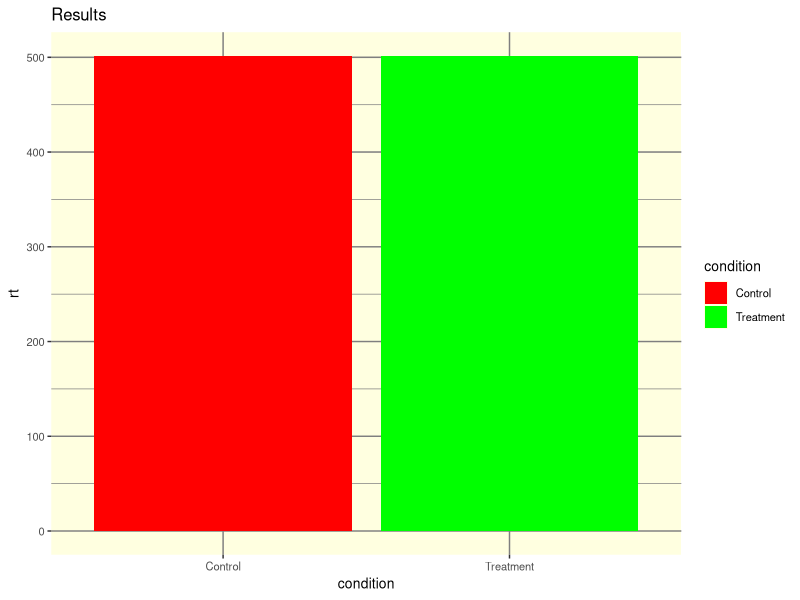
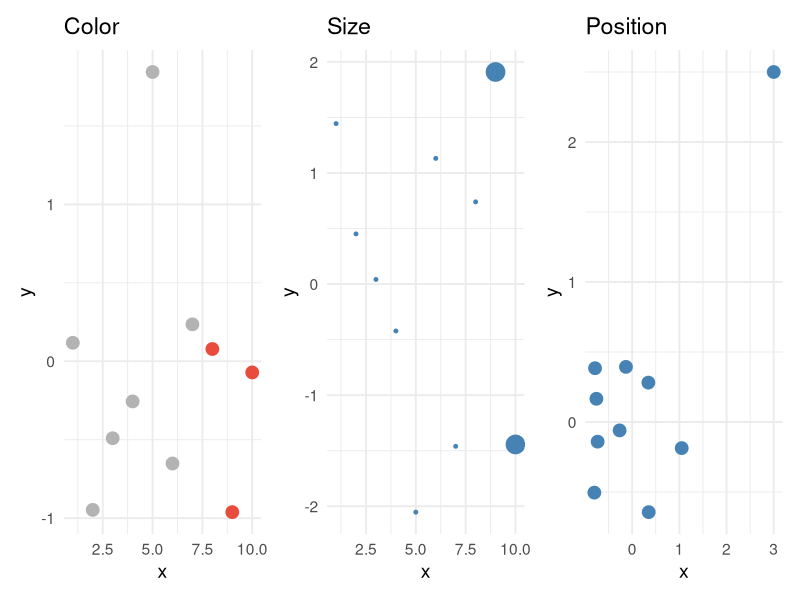
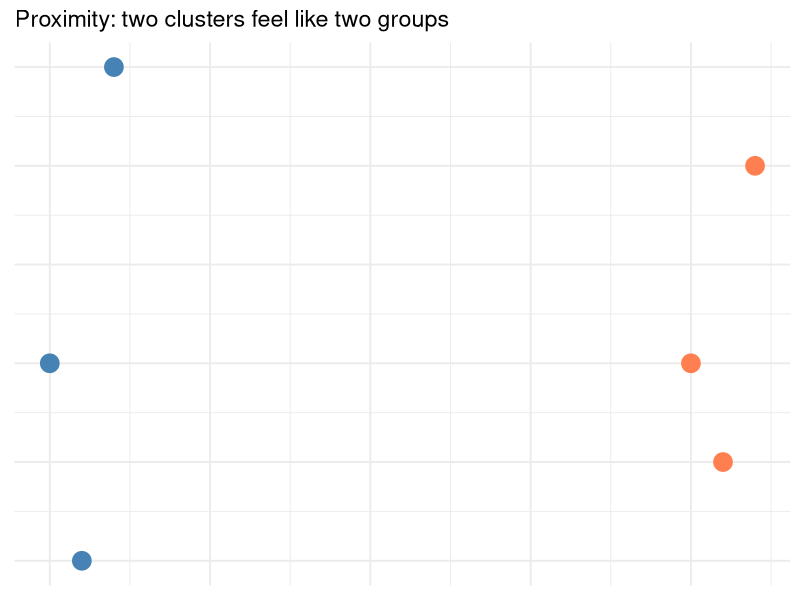
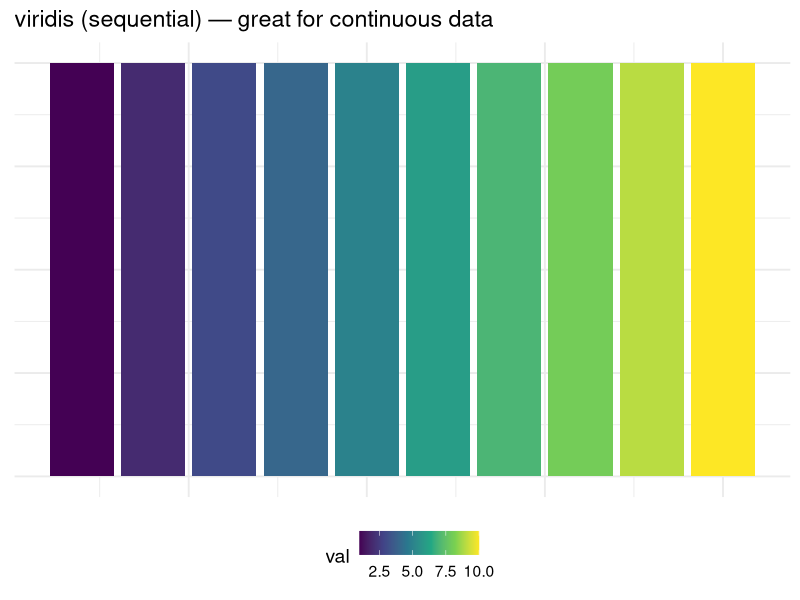
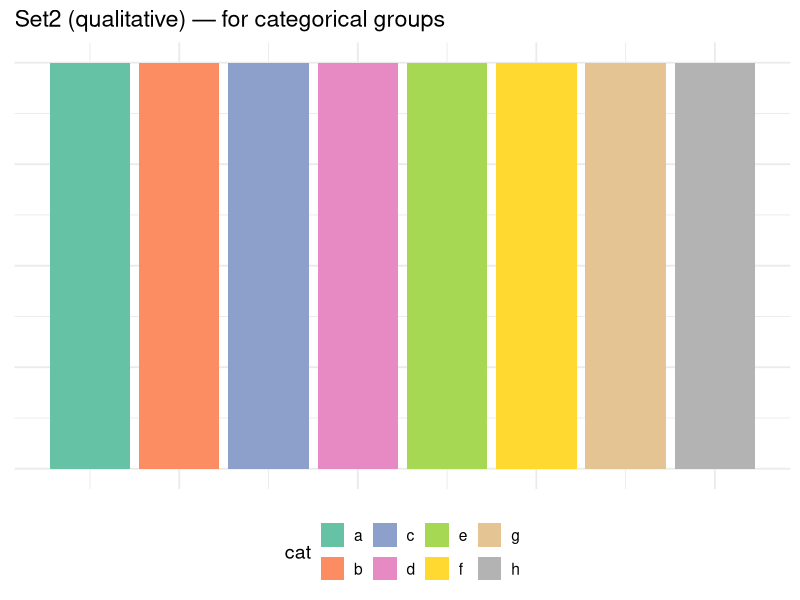
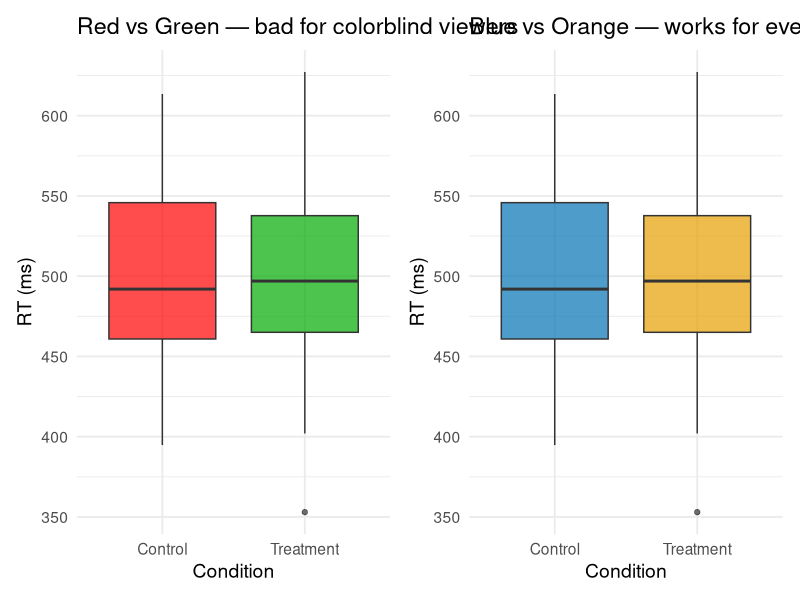
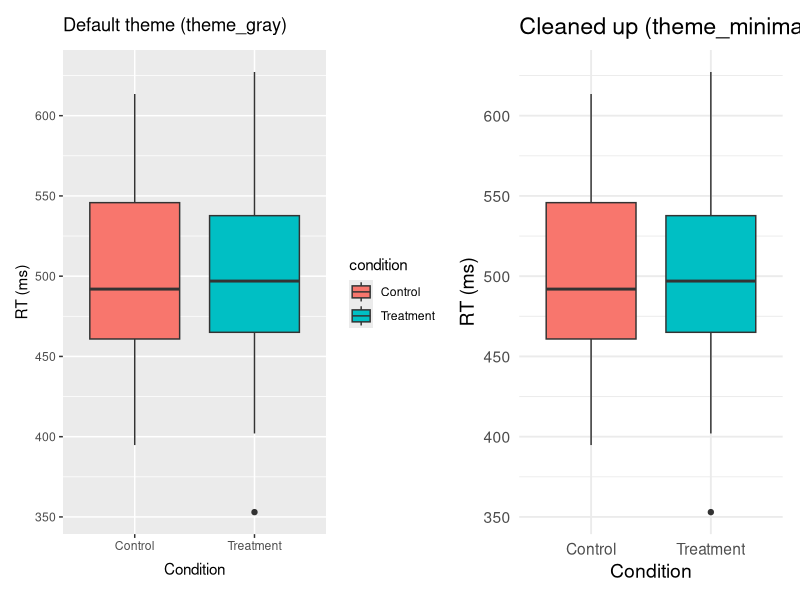
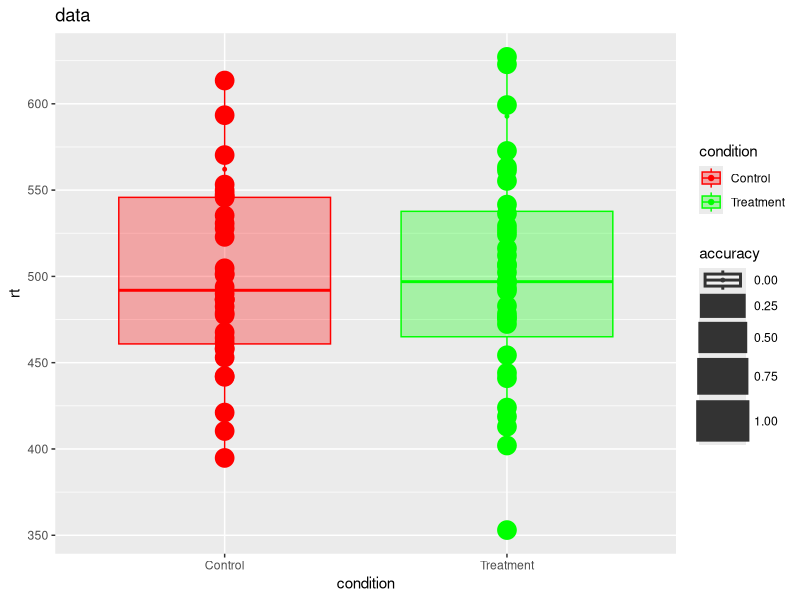

R code for these plots, in order:
## ---- chunk 1
#| include: false
library(tidyverse)
library(patchwork)

# Reuse the reaction time dataset
set.seed(123)
reaction_data <- tibble(
  participant = rep(1:40, each = 2),
  condition = rep(c("Control", "Treatment"), 40),
  rt = c(rnorm(40, mean = 520, sd = 60), rnorm(40, mean = 480, sd = 55)),
  accuracy = c(rbinom(40, 1, 0.82), rbinom(40, 1, 0.88)),
  age_group = rep(c("Young", "Young", "Older", "Older"), 20)
) |>
  mutate(rt = round(rt, 1))
## ---- chunk 2
#| echo: false
#| fig-width: 8
#| fig-height: 4
ggplot(reaction_data, aes(x = condition, y = rt, fill = condition)) +
  geom_bar(stat = "summary", fun = mean) +
  scale_fill_manual(values = c("Control" = "red", "Treatment" = "green")) +
  labs(title = "Results", y = "rt", x = "condition") +
  theme(
    panel.background = element_rect(fill = "lightyellow"),
    panel.grid = element_line(color = "grey50"),
    text = element_text(size = 10)
  )
## ---- chunk 3
#| echo: false
#| fig-width: 12
#| fig-height: 4

# Color draws attention
p1 <- tibble(x = 1:10, y = rnorm(10), highlight = c(rep("other", 7), rep("target", 3))) |>
  ggplot(aes(x, y, color = highlight)) +
  geom_point(size = 4) +
  scale_color_manual(values = c("other" = "gray70", "target" = "#e74c3c"), guide = "none") +
  labs(title = "Color") + theme_minimal(base_size = 14)

# Size draws attention
p2 <- tibble(x = 1:10, y = rnorm(10), sz = c(rep(3, 8), 8, 8)) |>
  ggplot(aes(x, y, size = sz)) +
  geom_point(color = "steelblue") +
  scale_size(guide = "none") +
  labs(title = "Size") + theme_minimal(base_size = 14)

# Position draws attention
p3 <- tibble(x = c(rnorm(9, 0, 0.5), 3), y = c(rnorm(9, 0, 0.5), 2.5)) |>
  ggplot(aes(x, y)) +
  geom_point(size = 4, color = "steelblue") +
  labs(title = "Position") + theme_minimal(base_size = 14)

p1 + p2 + p3
## ---- chunk 4
#| echo: false
#| fig-width: 8
#| fig-height: 4
# Proximity example
tibble(
  x = c(1, 1.2, 1.1, 3, 3.2, 3.1),
  y = c(1, 1.3, 0.8, 1, 1.2, 0.9),
  group = c("A","A","A","B","B","B")
) |>
  ggplot(aes(x, y, color = group)) +
  geom_point(size = 6) +
  scale_color_manual(values = c("A" = "steelblue", "B" = "coral")) +
  labs(title = "Proximity: two clusters feel like two groups") +
  theme_minimal(base_size = 14) +
  theme(legend.position = "none", axis.text = element_blank(), axis.title = element_blank())
## ---- chunk 5
#| echo: false
#| fig-width: 10
#| fig-height: 4
tibble(x = 1:10, y = rep(1, 10), val = 1:10) |>
  ggplot(aes(x, y, fill = val)) +
  geom_tile(width = 0.9) +
  scale_fill_viridis_c() +
  labs(title = "viridis (sequential) — great for continuous data") +
  theme_minimal(base_size = 14) +
  theme(axis.text = element_blank(), axis.title = element_blank(), legend.position = "bottom")
## ---- chunk 6
#| echo: false
#| fig-width: 10
#| fig-height: 4
tibble(x = 1:8, y = rep(1, 8), cat = letters[1:8]) |>
  ggplot(aes(x, y, fill = cat)) +
  geom_tile(width = 0.9) +
  scale_fill_brewer(palette = "Set2") +
  labs(title = "Set2 (qualitative) — for categorical groups") +
  theme_minimal(base_size = 14) +
  theme(axis.text = element_blank(), axis.title = element_blank(), legend.position = "bottom")
## ---- chunk 7
#| echo: false
#| fig-width: 12
#| fig-height: 5

p1 <- reaction_data |>
  ggplot(aes(x = condition, y = rt, fill = condition)) +
  geom_boxplot(alpha = 0.7) +
  scale_fill_manual(values = c("Control" = "#ff0000", "Treatment" = "#00aa00")) +
  labs(title = "Red vs Green — bad for colorblind viewers", x = "Condition", y = "RT (ms)") +
  theme_minimal(base_size = 14) +
  theme(legend.position = "none")

p2 <- reaction_data |>
  ggplot(aes(x = condition, y = rt, fill = condition)) +
  geom_boxplot(alpha = 0.7) +
  scale_fill_manual(values = c("Control" = "#0072B2", "Treatment" = "#E69F00")) +
  labs(title = "Blue vs Orange — works for everyone", x = "Condition", y = "RT (ms)") +
  theme_minimal(base_size = 14) +
  theme(legend.position = "none")

p1 + p2
## ---- chunk 8
#| echo: false
#| fig-width: 12
#| fig-height: 5

p1 <- reaction_data |>
  ggplot(aes(x = condition, y = rt, fill = condition)) +
  geom_boxplot() +
  labs(title = "Default theme (theme_gray)", x = "Condition", y = "RT (ms)")

p2 <- reaction_data |>
  ggplot(aes(x = condition, y = rt, fill = condition)) +
  geom_boxplot() +
  labs(title = "Cleaned up (theme_minimal)", x = "Condition", y = "RT (ms)") +
  theme_minimal(base_size = 14) +
  theme(legend.position = "none")

p1 + p2
## ---- chunk 9
# The cluttered version — fix this!
reaction_data |>
  ggplot(aes(x = condition, y = rt, fill = condition, color = condition, size = accuracy)) +
  geom_point() +
  geom_boxplot(alpha = 0.3) +
  scale_fill_manual(values = c("Control" = "red", "Treatment" = "green")) +
  scale_color_manual(values = c("Control" = "red", "Treatment" = "green")) +
  labs(x = "condition", y = "rt") +
  ggtitle("data") +
  theme_gray()
## ---- chunk 10
#| echo: false
#| fig-width: 7
#| fig-height: 4
# Bad: Truncated y-axis exaggerates difference
reaction_data |>
  group_by(condition) |>
  summarize(mean_rt = mean(rt)) |>
  ggplot(aes(x = condition, y = mean_rt, fill = condition)) +
  geom_col() +
  scale_fill_manual(values = c("Control" = "grey60", "Treatment" = "grey40")) +
  coord_cartesian(ylim = c(470, 530)) +
  labs(title = "Treatment Reduces Reaction Time",
       y = "Mean RT (ms)", x = NULL) +
  theme_minimal(base_size = 14) +
  theme(legend.position = "none")
## ---- chunk 11
#| echo: false
#| fig-width: 7
#| fig-height: 4
# Bad: Rainbow color + too many gridlines + no informative title
reaction_data |>
  ggplot(aes(x = condition, y = rt, fill = age_group)) +
  geom_boxplot() +
  scale_fill_manual(values = c("Young" = "red", "Older" = "green")) +
  labs(title = "Boxplot", y = "rt", x = "condition") +
  theme(
    panel.background = element_rect(fill = "lightyellow"),
    panel.grid.major = element_line(color = "grey50"),
    panel.grid.minor = element_line(color = "grey70")
  )
## ---- chunk 12
#| echo: false
#| fig-width: 7
#| fig-height: 4
# Bad: Pie chart of continuous data categories
reaction_data |>
  mutate(speed = case_when(
    rt < 450 ~ "Fast",
    rt < 550 ~ "Medium",
    TRUE ~ "Slow"
  )) |>
  count(speed) |>
  ggplot(aes(x = "", y = n, fill = speed)) +
  geom_col(width = 1) +
  coord_polar("y") +
  labs(title = "Speed Categories") +
  theme_void()
